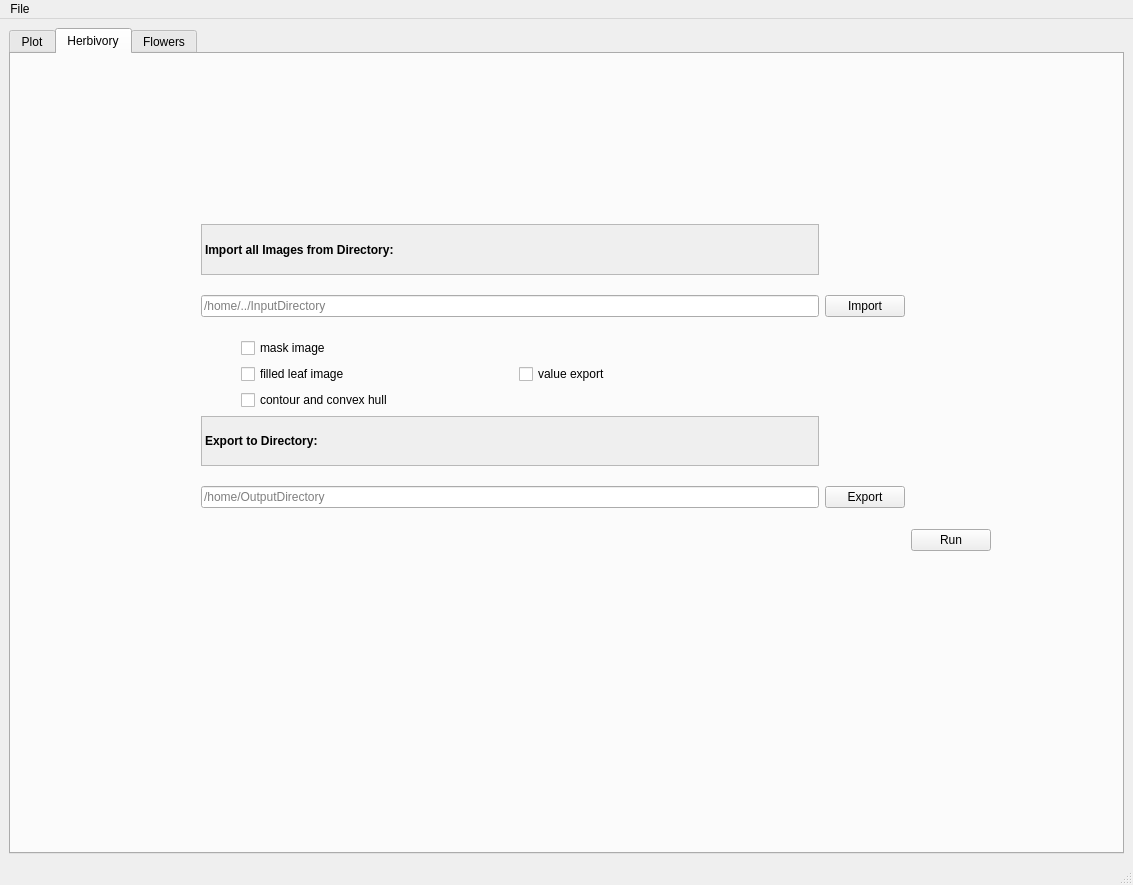
<?xml version="1.0" encoding="UTF-8"?>
<ui version="4.0">
 <class>MainWindow</class>
 <widget class="QMainWindow" name="MainWindow">
  <property name="geometry">
   <rect>
    <x>0</x>
    <y>0</y>
    <width>1133</width>
    <height>885</height>
   </rect>
  </property>
  <property name="sizePolicy">
   <sizepolicy hsizetype="Expanding" vsizetype="Expanding">
    <horstretch>0</horstretch>
    <verstretch>0</verstretch>
   </sizepolicy>
  </property>
  <property name="windowTitle">
   <string>Flower Segmentation Tool</string>
  </property>
  <widget class="QWidget" name="centralwidget">
   <property name="sizePolicy">
    <sizepolicy hsizetype="Expanding" vsizetype="Expanding">
     <horstretch>0</horstretch>
     <verstretch>0</verstretch>
    </sizepolicy>
   </property>
   <layout class="QVBoxLayout" name="verticalLayout_2">
    <item>
     <widget class="QTabWidget" name="tabWidget">
      <property name="font">
       <font>
        <family>Arial</family>
       </font>
      </property>
      <property name="currentIndex">
       <number>1</number>
      </property>
      <widget class="QWidget" name="tab_example">
       <property name="sizePolicy">
        <sizepolicy hsizetype="Expanding" vsizetype="Expanding">
         <horstretch>0</horstretch>
         <verstretch>0</verstretch>
        </sizepolicy>
       </property>
       <attribute name="title">
        <string>Plot</string>
       </attribute>
       <layout class="QGridLayout" name="gridLayout_2">
        <item row="1" column="0">
         <layout class="QVBoxLayout" name="verticalLayout">
          <item>
           <widget class="QLabel" name="label_3">
            <property name="font">
             <font>
              <family>Arial</family>
              <pointsize>11</pointsize>
              <weight>75</weight>
              <bold>true</bold>
             </font>
            </property>
            <property name="autoFillBackground">
             <bool>true</bool>
            </property>
            <property name="frameShape">
             <enum>QFrame::StyledPanel</enum>
            </property>
            <property name="text">
             <string>Crop Image</string>
            </property>
           </widget>
          </item>
          <item>
           <layout class="QHBoxLayout" name="horizontalLayout_3">
            <item>
             <widget class="QLabel" name="label">
              <property name="minimumSize">
               <size>
                <width>101</width>
                <height>0</height>
               </size>
              </property>
              <property name="font">
               <font>
                <family>Arial</family>
               </font>
              </property>
              <property name="text">
               <string>Image Size</string>
              </property>
             </widget>
            </item>
            <item>
             <widget class="QSpinBox" name="sbCrop">
              <property name="minimumSize">
               <size>
                <width>60</width>
                <height>0</height>
               </size>
              </property>
              <property name="maximumSize">
               <size>
                <width>85</width>
                <height>16777215</height>
               </size>
              </property>
              <property name="maximum">
               <number>100</number>
              </property>
              <property name="singleStep">
               <number>10</number>
              </property>
              <property name="value">
               <number>100</number>
              </property>
             </widget>
            </item>
            <item>
             <widget class="QLabel" name="label_13">
              <property name="text">
               <string> in %</string>
              </property>
             </widget>
            </item>
           </layout>
          </item>
          <item>
           <widget class="QLabel" name="label_11">
            <property name="font">
             <font>
              <family>Arial</family>
              <pointsize>11</pointsize>
              <weight>75</weight>
              <bold>true</bold>
             </font>
            </property>
            <property name="autoFillBackground">
             <bool>true</bool>
            </property>
            <property name="frameShape">
             <enum>QFrame::StyledPanel</enum>
            </property>
            <property name="frameShadow">
             <enum>QFrame::Plain</enum>
            </property>
            <property name="text">
             <string>Flower Detection</string>
            </property>
           </widget>
          </item>
          <item>
           <layout class="QHBoxLayout" name="horizontalLayout_9">
            <item>
             <widget class="QCheckBox" name="cbYellow">
              <property name="font">
               <font>
                <family>Arial</family>
               </font>
              </property>
              <property name="text">
               <string>yellow segmentation</string>
              </property>
             </widget>
            </item>
           </layout>
          </item>
          <item>
           <widget class="QCheckBox" name="cbCircle">
            <property name="font">
             <font>
              <family>Arial</family>
             </font>
            </property>
            <property name="text">
             <string>circle around flowers</string>
            </property>
           </widget>
          </item>
          <item>
           <layout class="QHBoxLayout" name="horizontalLayout_21"/>
          </item>
          <item>
           <layout class="QGridLayout" name="gridLayout_14">
            <item row="0" column="2">
             <widget class="QSpinBox" name="sbBlob">
              <property name="minimumSize">
               <size>
                <width>60</width>
                <height>0</height>
               </size>
              </property>
              <property name="maximumSize">
               <size>
                <width>85</width>
                <height>16777215</height>
               </size>
              </property>
              <property name="maximum">
               <number>200</number>
              </property>
              <property name="singleStep">
               <number>10</number>
              </property>
              <property name="value">
               <number>50</number>
              </property>
             </widget>
            </item>
            <item row="0" column="1">
             <widget class="QLabel" name="label_12">
              <property name="text">
               <string>in px</string>
              </property>
             </widget>
            </item>
            <item row="0" column="0">
             <widget class="QLabel" name="label_2">
              <property name="font">
               <font>
                <family>Arial</family>
               </font>
              </property>
              <property name="text">
               <string>Min Flower Size</string>
              </property>
             </widget>
            </item>
           </layout>
          </item>
          <item>
           <widget class="QLabel" name="label_15">
            <property name="font">
             <font>
              <family>Arial</family>
              <pointsize>11</pointsize>
              <weight>75</weight>
              <bold>true</bold>
             </font>
            </property>
            <property name="autoFillBackground">
             <bool>true</bool>
            </property>
            <property name="frameShape">
             <enum>QFrame::StyledPanel</enum>
            </property>
            <property name="frameShadow">
             <enum>QFrame::Plain</enum>
            </property>
            <property name="text">
             <string>Leaf Herbivory</string>
            </property>
           </widget>
          </item>
          <item>
           <widget class="QCheckBox" name="cbGreen">
            <property name="text">
             <string>green segmentation</string>
            </property>
           </widget>
          </item>
          <item>
           <widget class="QCheckBox" name="cbMask">
            <property name="text">
             <string>leaf mask</string>
            </property>
           </widget>
          </item>
          <item>
           <widget class="QCheckBox" name="cbContours">
            <property name="text">
             <string>leaf contours</string>
            </property>
           </widget>
          </item>
          <item>
           <layout class="QHBoxLayout" name="horizontalLayout_5"/>
          </item>
          <item>
           <layout class="QHBoxLayout" name="horizontalLayout_6">
            <item>
             <widget class="QPushButton" name="pbExport">
              <property name="font">
               <font>
                <family>Arial</family>
               </font>
              </property>
              <property name="text">
               <string>Export</string>
              </property>
             </widget>
            </item>
            <item>
             <widget class="QPushButton" name="pbUpdate">
              <property name="font">
               <font>
                <family>Arial</family>
               </font>
              </property>
              <property name="text">
               <string>Update</string>
              </property>
             </widget>
            </item>
           </layout>
          </item>
          <item>
           <spacer name="verticalSpacer">
            <property name="orientation">
             <enum>Qt::Vertical</enum>
            </property>
            <property name="sizeHint" stdset="0">
             <size>
              <width>20</width>
              <height>40</height>
             </size>
            </property>
           </spacer>
          </item>
         </layout>
        </item>
        <item row="0" column="0" colspan="2">
         <layout class="QHBoxLayout" name="horizontalLayout">
          <item>
           <widget class="QLineEdit" name="lineEditImage">
            <property name="font">
             <font>
              <family>Arial</family>
             </font>
            </property>
            <property name="placeholderText">
             <string>/home/../image.jpg </string>
            </property>
           </widget>
          </item>
          <item>
           <widget class="QPushButton" name="pbImageOpen">
            <property name="font">
             <font>
              <family>Arial</family>
             </font>
            </property>
            <property name="text">
             <string>Open</string>
            </property>
           </widget>
          </item>
         </layout>
        </item>
        <item row="1" column="1">
         <layout class="QVBoxLayout" name="verticalLayout_3">
          <property name="sizeConstraint">
           <enum>QLayout::SetDefaultConstraint</enum>
          </property>
          <item>
           <widget class="MplWidget" name="mpl" native="true">
            <property name="sizePolicy">
             <sizepolicy hsizetype="Expanding" vsizetype="Expanding">
              <horstretch>0</horstretch>
              <verstretch>0</verstretch>
             </sizepolicy>
            </property>
            <property name="maximumSize">
             <size>
              <width>16777215</width>
              <height>16777215</height>
             </size>
            </property>
           </widget>
          </item>
         </layout>
        </item>
       </layout>
      </widget>
      <widget class="QWidget" name="tab">
       <attribute name="title">
        <string>Herbivory</string>
       </attribute>
       <widget class="QWidget" name="layoutWidget">
        <property name="geometry">
         <rect>
          <x>170</x>
          <y>170</y>
          <width>810</width>
          <height>327</height>
         </rect>
        </property>
        <layout class="QGridLayout" name="gridLayout_11">
         <item row="11" column="2">
          <widget class="QLabel" name="label_27">
           <property name="sizePolicy">
            <sizepolicy hsizetype="Preferred" vsizetype="Preferred">
             <horstretch>0</horstretch>
             <verstretch>0</verstretch>
            </sizepolicy>
           </property>
           <property name="maximumSize">
            <size>
             <width>28</width>
             <height>16777215</height>
            </size>
           </property>
           <property name="text">
            <string/>
           </property>
           <property name="scaledContents">
            <bool>false</bool>
           </property>
           <property name="wordWrap">
            <bool>true</bool>
           </property>
          </widget>
         </item>
         <item row="10" column="2">
          <widget class="QLineEdit" name="lineEditDirOutLeaf">
           <property name="placeholderText">
            <string>/home/OutputDirectory</string>
           </property>
          </widget>
         </item>
         <item row="10" column="5">
          <widget class="QPushButton" name="pbDirectoryExport_3">
           <property name="text">
            <string>Export</string>
           </property>
          </widget>
         </item>
         <item row="2" column="6">
          <spacer name="horizontalSpacer_13">
           <property name="orientation">
            <enum>Qt::Horizontal</enum>
           </property>
           <property name="sizeType">
            <enum>QSizePolicy::Minimum</enum>
           </property>
           <property name="sizeHint" stdset="0">
            <size>
             <width>77</width>
             <height>20</height>
            </size>
           </property>
          </spacer>
         </item>
         <item row="0" column="2">
          <layout class="QHBoxLayout" name="horizontalLayout_19">
           <item>
            <widget class="QLabel" name="label_28">
             <property name="font">
              <font>
               <family>Arial</family>
               <weight>75</weight>
               <bold>true</bold>
              </font>
             </property>
             <property name="autoFillBackground">
              <bool>true</bool>
             </property>
             <property name="frameShape">
              <enum>QFrame::StyledPanel</enum>
             </property>
             <property name="text">
              <string>Import all Images from Directory:</string>
             </property>
            </widget>
           </item>
          </layout>
         </item>
         <item row="1" column="0">
          <spacer name="verticalSpacer_17">
           <property name="orientation">
            <enum>Qt::Vertical</enum>
           </property>
           <property name="sizeHint" stdset="0">
            <size>
             <width>20</width>
             <height>40</height>
            </size>
           </property>
          </spacer>
         </item>
         <item row="0" column="0">
          <spacer name="verticalSpacer_18">
           <property name="orientation">
            <enum>Qt::Vertical</enum>
           </property>
           <property name="sizeHint" stdset="0">
            <size>
             <width>20</width>
             <height>40</height>
            </size>
           </property>
          </spacer>
         </item>
         <item row="2" column="0">
          <spacer name="verticalSpacer_19">
           <property name="orientation">
            <enum>Qt::Vertical</enum>
           </property>
           <property name="sizeHint" stdset="0">
            <size>
             <width>20</width>
             <height>40</height>
            </size>
           </property>
          </spacer>
         </item>
         <item row="3" column="2">
          <widget class="QLabel" name="label_29">
           <property name="font">
            <font>
             <family>Arial</family>
             <weight>75</weight>
             <bold>true</bold>
            </font>
           </property>
           <property name="autoFillBackground">
            <bool>true</bool>
           </property>
           <property name="frameShape">
            <enum>QFrame::StyledPanel</enum>
           </property>
           <property name="text">
            <string>Export to Directory:</string>
           </property>
          </widget>
         </item>
         <item row="3" column="0">
          <spacer name="verticalSpacer_20">
           <property name="orientation">
            <enum>Qt::Vertical</enum>
           </property>
           <property name="sizeHint" stdset="0">
            <size>
             <width>20</width>
             <height>40</height>
            </size>
           </property>
          </spacer>
         </item>
         <item row="1" column="5">
          <widget class="QPushButton" name="pbDirectoryOpen_3">
           <property name="text">
            <string>Import</string>
           </property>
          </widget>
         </item>
         <item row="1" column="2">
          <widget class="QLineEdit" name="lineEditDirInLeaf">
           <property name="placeholderText">
            <string>/home/../InputDirectory</string>
           </property>
          </widget>
         </item>
         <item row="2" column="2">
          <layout class="QHBoxLayout" name="horizontalLayout_20">
           <item>
            <layout class="QGridLayout" name="gridLayout_12">
             <item row="1" column="0">
              <spacer name="horizontalSpacer_14">
               <property name="orientation">
                <enum>Qt::Horizontal</enum>
               </property>
               <property name="sizeType">
                <enum>QSizePolicy::Fixed</enum>
               </property>
               <property name="sizeHint" stdset="0">
                <size>
                 <width>40</width>
                 <height>20</height>
                </size>
               </property>
              </spacer>
             </item>
             <item row="1" column="1">
              <widget class="QCheckBox" name="cbFilledDir">
               <property name="text">
                <string>filled leaf image</string>
               </property>
               <property name="checked">
                <bool>false</bool>
               </property>
              </widget>
             </item>
             <item row="0" column="2">
              <spacer name="horizontalSpacer_15">
               <property name="orientation">
                <enum>Qt::Horizontal</enum>
               </property>
               <property name="sizeType">
                <enum>QSizePolicy::Fixed</enum>
               </property>
               <property name="sizeHint" stdset="0">
                <size>
                 <width>300</width>
                 <height>20</height>
                </size>
               </property>
              </spacer>
             </item>
             <item row="2" column="1">
              <widget class="QCheckBox" name="cbContourDir">
               <property name="text">
                <string>contour and convex hull</string>
               </property>
              </widget>
             </item>
             <item row="0" column="1">
              <widget class="QCheckBox" name="cbMaskDir">
               <property name="text">
                <string>mask image</string>
               </property>
               <property name="checked">
                <bool>false</bool>
               </property>
              </widget>
             </item>
             <item row="1" column="2">
              <widget class="QCheckBox" name="cbValueDir">
               <property name="text">
                <string>value export</string>
               </property>
               <property name="checked">
                <bool>false</bool>
               </property>
              </widget>
             </item>
            </layout>
           </item>
          </layout>
         </item>
         <item row="10" column="0">
          <spacer name="verticalSpacer_21">
           <property name="orientation">
            <enum>Qt::Vertical</enum>
           </property>
           <property name="sizeHint" stdset="0">
            <size>
             <width>20</width>
             <height>40</height>
            </size>
           </property>
          </spacer>
         </item>
         <item row="5" column="2">
          <layout class="QGridLayout" name="gridLayout_13"/>
         </item>
         <item row="11" column="6">
          <widget class="QPushButton" name="pbRun_3">
           <property name="text">
            <string>Run</string>
           </property>
          </widget>
         </item>
        </layout>
       </widget>
      </widget>
      <widget class="QWidget" name="tab_directory">
       <property name="sizePolicy">
        <sizepolicy hsizetype="Expanding" vsizetype="Expanding">
         <horstretch>0</horstretch>
         <verstretch>0</verstretch>
        </sizepolicy>
       </property>
       <attribute name="title">
        <string>Flowers</string>
       </attribute>
       <layout class="QFormLayout" name="formLayout">
        <item row="1" column="0">
         <spacer name="verticalSpacer_2">
          <property name="orientation">
           <enum>Qt::Vertical</enum>
          </property>
          <property name="sizeHint" stdset="0">
           <size>
            <width>20</width>
            <height>95</height>
           </size>
          </property>
         </spacer>
        </item>
        <item row="4" column="0">
         <spacer name="horizontalSpacer_3">
          <property name="orientation">
           <enum>Qt::Horizontal</enum>
          </property>
          <property name="sizeHint" stdset="0">
           <size>
            <width>90</width>
            <height>20</height>
           </size>
          </property>
         </spacer>
        </item>
        <item row="4" column="1">
         <layout class="QGridLayout" name="gridLayout">
          <item row="10" column="2">
           <widget class="QLineEdit" name="lineEditDirOut">
            <property name="placeholderText">
             <string>/home/OutputDirectory</string>
            </property>
           </widget>
          </item>
          <item row="11" column="2">
           <widget class="QLabel" name="label_6">
            <property name="sizePolicy">
             <sizepolicy hsizetype="Preferred" vsizetype="Preferred">
              <horstretch>0</horstretch>
              <verstretch>0</verstretch>
             </sizepolicy>
            </property>
            <property name="maximumSize">
             <size>
              <width>28</width>
              <height>16777215</height>
             </size>
            </property>
            <property name="text">
             <string/>
            </property>
            <property name="scaledContents">
             <bool>false</bool>
            </property>
            <property name="wordWrap">
             <bool>true</bool>
            </property>
           </widget>
          </item>
          <item row="10" column="5">
           <widget class="QPushButton" name="pbDirectoryExport">
            <property name="text">
             <string>Export</string>
            </property>
           </widget>
          </item>
          <item row="2" column="6">
           <spacer name="horizontalSpacer_4">
            <property name="orientation">
             <enum>Qt::Horizontal</enum>
            </property>
            <property name="sizeType">
             <enum>QSizePolicy::Minimum</enum>
            </property>
            <property name="sizeHint" stdset="0">
             <size>
              <width>77</width>
              <height>20</height>
             </size>
            </property>
           </spacer>
          </item>
          <item row="0" column="2">
           <layout class="QHBoxLayout" name="horizontalLayout_7">
            <item>
             <widget class="QLabel" name="label_4">
              <property name="font">
               <font>
                <family>Arial</family>
                <weight>75</weight>
                <bold>true</bold>
               </font>
              </property>
              <property name="autoFillBackground">
               <bool>true</bool>
              </property>
              <property name="frameShape">
               <enum>QFrame::StyledPanel</enum>
              </property>
              <property name="text">
               <string>Import all Images from Directory:</string>
              </property>
             </widget>
            </item>
           </layout>
          </item>
          <item row="1" column="0">
           <spacer name="verticalSpacer_7">
            <property name="orientation">
             <enum>Qt::Vertical</enum>
            </property>
            <property name="sizeHint" stdset="0">
             <size>
              <width>20</width>
              <height>40</height>
             </size>
            </property>
           </spacer>
          </item>
          <item row="0" column="0">
           <spacer name="verticalSpacer_3">
            <property name="orientation">
             <enum>Qt::Vertical</enum>
            </property>
            <property name="sizeHint" stdset="0">
             <size>
              <width>20</width>
              <height>40</height>
             </size>
            </property>
           </spacer>
          </item>
          <item row="2" column="0">
           <spacer name="verticalSpacer_4">
            <property name="orientation">
             <enum>Qt::Vertical</enum>
            </property>
            <property name="sizeHint" stdset="0">
             <size>
              <width>20</width>
              <height>40</height>
             </size>
            </property>
           </spacer>
          </item>
          <item row="3" column="2">
           <widget class="QLabel" name="label_5">
            <property name="font">
             <font>
              <family>Arial</family>
              <weight>75</weight>
              <bold>true</bold>
             </font>
            </property>
            <property name="autoFillBackground">
             <bool>true</bool>
            </property>
            <property name="frameShape">
             <enum>QFrame::StyledPanel</enum>
            </property>
            <property name="text">
             <string>Export to Directory:</string>
            </property>
           </widget>
          </item>
          <item row="3" column="0">
           <spacer name="verticalSpacer_10">
            <property name="orientation">
             <enum>Qt::Vertical</enum>
            </property>
            <property name="sizeHint" stdset="0">
             <size>
              <width>20</width>
              <height>40</height>
             </size>
            </property>
           </spacer>
          </item>
          <item row="1" column="5">
           <widget class="QPushButton" name="pbDirectoryOpen">
            <property name="text">
             <string>Import</string>
            </property>
           </widget>
          </item>
          <item row="1" column="2">
           <widget class="QLineEdit" name="lineEditDirIn">
            <property name="placeholderText">
             <string>/home/../InputDirectory</string>
            </property>
           </widget>
          </item>
          <item row="2" column="2">
           <layout class="QHBoxLayout" name="horizontalLayout_8">
            <item>
             <layout class="QGridLayout" name="gridLayout_5">
              <item row="1" column="0">
               <spacer name="horizontalSpacer_5">
                <property name="orientation">
                 <enum>Qt::Horizontal</enum>
                </property>
                <property name="sizeType">
                 <enum>QSizePolicy::Fixed</enum>
                </property>
                <property name="sizeHint" stdset="0">
                 <size>
                  <width>40</width>
                  <height>20</height>
                 </size>
                </property>
               </spacer>
              </item>
              <item row="3" column="1">
               <widget class="QLabel" name="label_8">
                <property name="minimumSize">
                 <size>
                  <width>120</width>
                  <height>0</height>
                 </size>
                </property>
                <property name="maximumSize">
                 <size>
                  <width>143</width>
                  <height>16777215</height>
                 </size>
                </property>
                <property name="text">
                 <string>Min Flower Size in px</string>
                </property>
               </widget>
              </item>
              <item row="1" column="1">
               <widget class="QCheckBox" name="cbYellowDir">
                <property name="text">
                 <string>yellow segmentation</string>
                </property>
                <property name="checked">
                 <bool>false</bool>
                </property>
               </widget>
              </item>
              <item row="0" column="1">
               <widget class="QLabel" name="label_7">
                <property name="maximumSize">
                 <size>
                  <width>130</width>
                  <height>16777215</height>
                 </size>
                </property>
                <property name="text">
                 <string>Crop image to %</string>
                </property>
               </widget>
              </item>
              <item row="0" column="2">
               <widget class="QSpinBox" name="sbCropDir">
                <property name="maximumSize">
                 <size>
                  <width>85</width>
                  <height>16777215</height>
                 </size>
                </property>
                <property name="maximum">
                 <number>100</number>
                </property>
                <property name="singleStep">
                 <number>10</number>
                </property>
                <property name="value">
                 <number>20</number>
                </property>
               </widget>
              </item>
              <item row="3" column="2">
               <widget class="QSpinBox" name="sbBlobDir">
                <property name="minimumSize">
                 <size>
                  <width>85</width>
                  <height>0</height>
                 </size>
                </property>
                <property name="maximumSize">
                 <size>
                  <width>85</width>
                  <height>16777215</height>
                 </size>
                </property>
                <property name="prefix">
                 <string/>
                </property>
                <property name="maximum">
                 <number>200</number>
                </property>
                <property name="singleStep">
                 <number>10</number>
                </property>
                <property name="value">
                 <number>50</number>
                </property>
               </widget>
              </item>
              <item row="0" column="3">
               <spacer name="horizontalSpacer_6">
                <property name="orientation">
                 <enum>Qt::Horizontal</enum>
                </property>
                <property name="sizeType">
                 <enum>QSizePolicy::Fixed</enum>
                </property>
                <property name="sizeHint" stdset="0">
                 <size>
                  <width>300</width>
                  <height>20</height>
                 </size>
                </property>
               </spacer>
              </item>
              <item row="2" column="1">
               <widget class="QCheckBox" name="cbCirclesDir">
                <property name="text">
                 <string>circle around flowers</string>
                </property>
               </widget>
              </item>
             </layout>
            </item>
           </layout>
          </item>
          <item row="10" column="0">
           <spacer name="verticalSpacer_5">
            <property name="orientation">
             <enum>Qt::Vertical</enum>
            </property>
            <property name="sizeHint" stdset="0">
             <size>
              <width>20</width>
              <height>40</height>
             </size>
            </property>
           </spacer>
          </item>
          <item row="5" column="2">
           <layout class="QGridLayout" name="gridLayout_4"/>
          </item>
         </layout>
        </item>
        <item row="5" column="1">
         <layout class="QGridLayout" name="gridLayout_3">
          <item row="1" column="1">
           <widget class="QPushButton" name="pbRun">
            <property name="sizePolicy">
             <sizepolicy hsizetype="Minimum" vsizetype="Fixed">
              <horstretch>0</horstretch>
              <verstretch>1</verstretch>
             </sizepolicy>
            </property>
            <property name="maximumSize">
             <size>
              <width>16777206</width>
              <height>16777215</height>
             </size>
            </property>
            <property name="text">
             <string>Run</string>
            </property>
           </widget>
          </item>
          <item row="1" column="2">
           <spacer name="horizontalSpacer">
            <property name="orientation">
             <enum>Qt::Horizontal</enum>
            </property>
            <property name="sizeType">
             <enum>QSizePolicy::Expanding</enum>
            </property>
            <property name="sizeHint" stdset="0">
             <size>
              <width>447</width>
              <height>20</height>
             </size>
            </property>
           </spacer>
          </item>
          <item row="1" column="0">
           <spacer name="horizontalSpacer_2">
            <property name="orientation">
             <enum>Qt::Horizontal</enum>
            </property>
            <property name="sizeType">
             <enum>QSizePolicy::Expanding</enum>
            </property>
            <property name="sizeHint" stdset="0">
             <size>
              <width>409</width>
              <height>20</height>
             </size>
            </property>
           </spacer>
          </item>
          <item row="0" column="0">
           <spacer name="verticalSpacer_6">
            <property name="orientation">
             <enum>Qt::Vertical</enum>
            </property>
            <property name="sizeHint" stdset="0">
             <size>
              <width>20</width>
              <height>23</height>
             </size>
            </property>
           </spacer>
          </item>
         </layout>
        </item>
        <item row="16" column="0">
         <layout class="QHBoxLayout" name="horizontalLayout_14"/>
        </item>
       </layout>
      </widget>
     </widget>
    </item>
   </layout>
  </widget>
  <widget class="QMenuBar" name="menubar">
   <property name="geometry">
    <rect>
     <x>0</x>
     <y>0</y>
     <width>1133</width>
     <height>23</height>
    </rect>
   </property>
   <widget class="QMenu" name="menuFile">
    <property name="font">
     <font>
      <family>Arial</family>
     </font>
    </property>
    <property name="title">
     <string>File</string>
    </property>
    <addaction name="actionSingle"/>
    <addaction name="actionDirectory"/>
    <addaction name="actionClose"/>
   </widget>
   <addaction name="menuFile"/>
  </widget>
  <widget class="QStatusBar" name="statusbar"/>
  <action name="actionDirectory">
   <property name="text">
    <string>Open Folder</string>
   </property>
   <property name="font">
    <font>
     <family>Arial</family>
    </font>
   </property>
  </action>
  <action name="actionClose">
   <property name="text">
    <string>Close</string>
   </property>
   <property name="font">
    <font>
     <family>Arial</family>
    </font>
   </property>
  </action>
  <action name="actionSingle">
   <property name="text">
    <string>Open Image</string>
   </property>
   <property name="font">
    <font>
     <family>Arial</family>
    </font>
   </property>
  </action>
 </widget>
 <customwidgets>
  <customwidget>
   <class>MplWidget</class>
   <extends>QWidget</extends>
   <header>gui.pyqt5backend.mplwidget_nav</header>
   <container>1</container>
  </customwidget>
 </customwidgets>
 <resources/>
 <connections/>
</ui>
